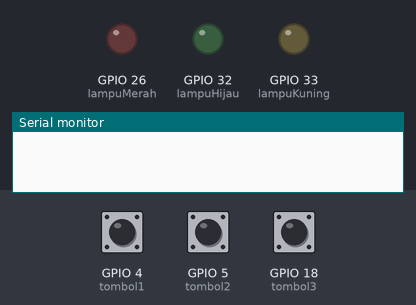
Recording of a program running on a simulated ESP32. Parts: output pins drawn as LEDs (lit = HIGH), the last lines printed to the serial monitor. Dashed ring = blinking. The inputs (shaded band) are chosen by the test bench; at power-on: GPIO 4 (tombol1) HIGH, GPIO 18 (tombol3) HIGH, GPIO 5 (tombol2) HIGH.

Above: at 1.2 s.
1.3 s: GPIO 4 (tombol1) pulled LOW for 0.15 s
At 1.7 s:
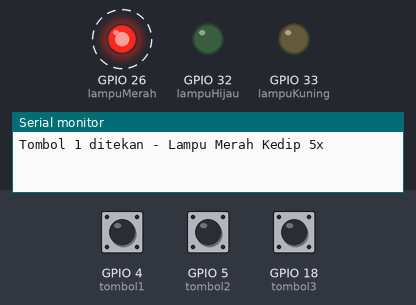
4.4 s: GPIO 18 (tombol3) pulled LOW for 3.2 s
At 6.75 s:
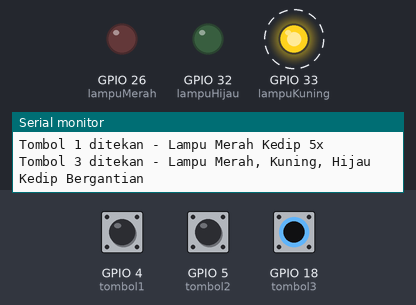
At 7.95 s:
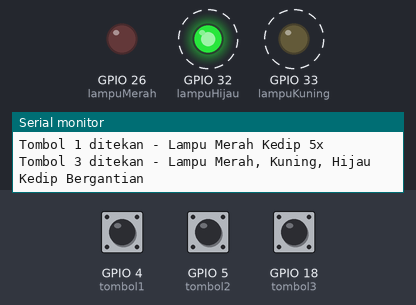
9.3 s: GPIO 5 (tombol2) pulled LOW for 3.2 s
14.0 s: GPIO 4 (tombol1) pulled LOW for 3.2 s
Timing chart, 0 to 21.3 s (numbered marks = the images above; inputs shaded):
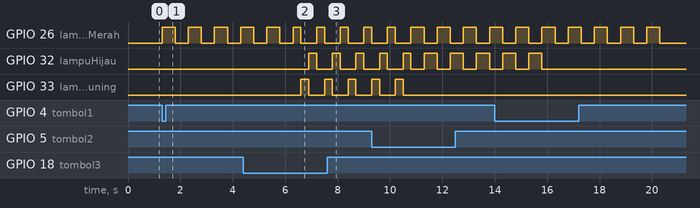

Measured:
- after the input at 1.3 s, GPIO 26 (lampuMerah): alternates HIGH for 0.50 s and LOW for 0.50 s, starting at once
- after the input at 4.4 s, GPIO 32 (lampuHijau): alternates HIGH for 0.30 s and LOW for 0.60 s, starting after 2.5 s; GPIO 33 (lampuKuning): alternates HIGH for 0.30 s and LOW for 0.60 s, starting after 2.2 s

The program:

main.cpp
```cpp
#include <Arduino.h>

// Pin tombol
const int tombol1 = 4;
const int tombol2 = 5;
const int tombol3 = 18;

// Pin LED
const int lampuMerah = 26;
const int lampuKuning = 33;
const int lampuHijau = 32;

void setup() {
  Serial.begin(115200);
  pinMode(tombol1, INPUT_PULLUP);
  pinMode(tombol2, INPUT_PULLUP);
  pinMode(tombol3, INPUT_PULLUP);
  pinMode(lampuMerah, OUTPUT);
  pinMode(lampuKuning, OUTPUT);
  pinMode(lampuHijau, OUTPUT);
}

void loop() {
  // Tombol 1 ditekan → Lampu merah kedip 5x
  if (digitalRead(tombol1) == LOW) {
    Serial.println("Tombol 1 ditekan - Lampu Merah Kedip 5x");
    for (int i = 0; i < 5; i++) {
      digitalWrite(lampuMerah, HIGH);
      delay(500);
      digitalWrite(lampuMerah, LOW);
      delay(500);
    }
  }

  // Tombol 2 ditekan → Lampu merah dan hijau kedip bergantian
  if (digitalRead(tombol2) == LOW) {
    Serial.println("Tombol 2 ditekan - Lampu Merah & Hijau Kedip Bergantian");
    for (int i = 0; i < 5; i++) {
      digitalWrite(lampuMerah, HIGH);
      digitalWrite(lampuHijau, LOW);
      delay(500);
      digitalWrite(lampuMerah, LOW);
      digitalWrite(lampuHijau, HIGH);
      delay(500);
    }
    digitalWrite(lampuHijau, LOW);
  }

  // Tombol 3 ditekan → Lampu merah, kuning, hijau kedip bergantian
  if (digitalRead(tombol3) == LOW) {
    Serial.println("Tombol 3 ditekan - Lampu Merah, Kuning, Hijau Kedip Bergantian");
    for (int i = 0; i < 5; i++) {
      digitalWrite(lampuMerah, HIGH);
      delay(300);
      digitalWrite(lampuMerah, LOW);
      digitalWrite(lampuKuning, HIGH);
      delay(300);
      digitalWrite(lampuKuning, LOW);
      digitalWrite(lampuHijau, HIGH);
      delay(300);
      digitalWrite(lampuHijau, LOW);
    }
  }
}
```
